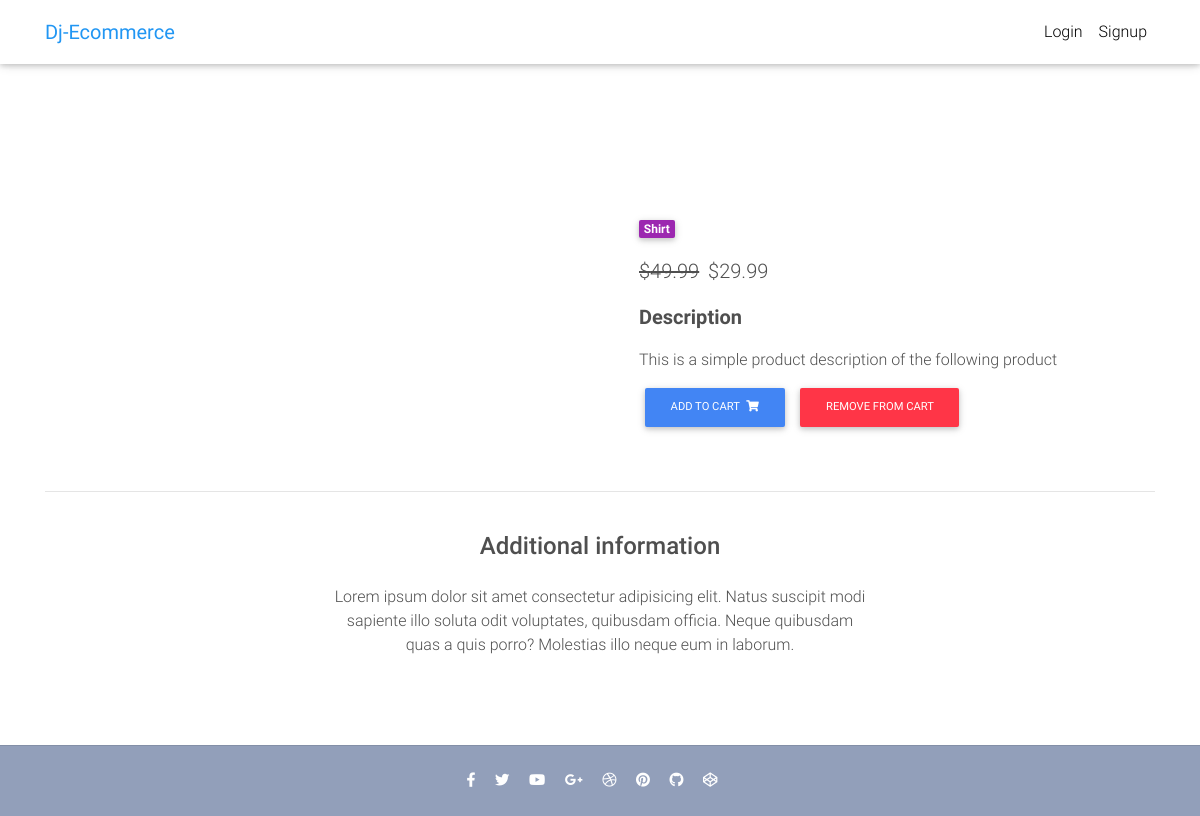
The page /product/test_product_1/ on the database its author committed.
### core/models.py (models this page shows, shortened)
class Item(models.Model):
    title = models.CharField(max_length= 200)
    price = models.FloatField()
    discount_price = models.FloatField(blank = True, null = True)
    category = models.CharField(choices = CATEGORY_CHOICES, max_length = 2)
    label = models.CharField(choices = LABEL_CHOICES, max_length = 1)
    slug = models.SlugField()
    description = models.TextField()
    def get_add_to_cart_url(self):
        return reverse("core:add-to-cart", kwargs = { 'slug': self.slug })
    def get_remove_from_cart_url(self):
        return reverse("core:remove-from-cart", kwargs = { 'slug': self.slug })

### core/views.py (the view)
# urls.py: path('product/<slug>/', ItemDetailView.as_view(), name = 'product'),
class ItemDetailView(generic.DetailView):
    model = Item
    context_object_name = 'item_details'
    queryset = Item.objects.all()
    paginate_by = 10
    template_name = "core/product.html"

### core/templates/core/product.html (shortened to what this page needs)
{% extends "account/base.html" %}
{% block content %}
<body>
  <main class="mt-5 pt-4">
    <div class="container dark-grey-text mt-5">
      <div class="row wow fadeIn">
        <div class="col-md-6 mb-4">
        </div>
        <div class="col-md-6 mb-4">
          <div class="p-4">
            <div class="mb-3">
              <a href="">
                <span class="badge purple mr-1">{{ object.get_category_display }}</span>
              </a>
            </div>
            <p class="lead">
              {% if object.discount_price %}
              <span class="mr-1">
                <del>${{ object.price }}</del>
              </span>
              <span>${{ object.discount_price }}</span>
              {% else %}
              <span>${{ object.price }}</span>
              {% endif %}
            </p>
            <p class="lead font-weight-bold">Description</p>
            <p>{{ object.description }}</p>
            <a href="{{ object.get_add_to_cart_url }}" class="btn btn-primary btn-md my-0 p">
              Add to cart
              <i class="fas fa-shopping-cart ml-1"></i>
            </a>
            <a href="{{ object.get_remove_from_cart_url }}" class="btn btn-danger btn-md my-0 p">
              Remove from cart
            </a>
          </div>
        </div>
      </div>
      <hr>
      <div class="row d-flex justify-content-center wow fadeIn">
        <div class="col-md-6 text-center">
          <h4 class="my-4 h4">Additional information</h4>
          <p>Lorem ipsum dolor sit amet consectetur adipisicing elit. Natus suscipit modi sapiente illo soluta odit
            voluptates,
            quibusdam officia. Neque quibusdam quas a quis porro? Molestias illo neque eum in laborum.</p>
        </div>
      </div>
      <div class="row wow fadeIn">
        <div class="col-lg-4 col-md-12 mb-4">
        </div>
        <div class="col-lg-4 col-md-6 mb-4">
        </div>
        <div class="col-lg-4 col-md-6 mb-4">
        </div>
      </div>
    </div>
  </main>
  <footer class="page-footer text-center font-small mt-4 wow fadeIn">
    <hr class="my-4">
    <div class="pb-4">
      <a href="https://www.facebook.com/mdbootstrap" target="_blank">
        <i class="fab fa-facebook-f mr-3"></i>
      </a>
      <a href="https://twitter.com/MDBootstrap" target="_blank">
        <i class="fab fa-twitter mr-3"></i>
      </a>
      <a href="https://www.youtube.com/watch?v=7MUISDJ5ZZ4" target="_blank">
        <i class="fab fa-youtube mr-3"></i>
      </a>
      <a href="https://plus.google.com/u/0/b/107863090883699620484" target="_blank">
        <i class="fab fa-google-plus-g mr-3"></i>
      </a>
      <a href="https://dribbble.com/mdbootstrap" target="_blank">
        <i class="fab fa-dribbble mr-3"></i>
      </a>
      <a href="https://pinterest.com/mdbootstrap" target="_blank">
        <i class="fab fa-pinterest mr-3"></i>
      </a>
      <a href="https://github.com/mdbootstrap/bootstrap-material-design" target="_blank">
        <i class="fab fa-github mr-3"></i>
      </a>
      <a href="http://codepen.io/mdbootstrap/" target="_blank">
        <i class="fab fa-codepen mr-3"></i>
      </a>
    </div>
</body>
{% endblock content %}

### core/templates/base_template.html (style rules this page uses)
html, body, header, .carousel { height: 60vh; }

### rows shown on the page
Item: category "Shirt", price "49.99", discount_price "29.99", description "This is a simple product description of the following product"
